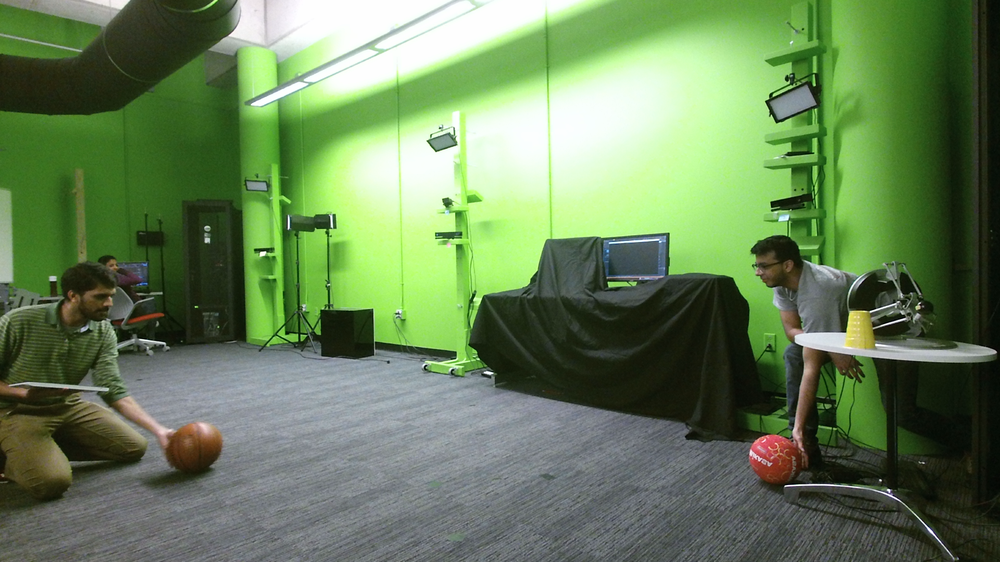
#> input picture Colorized Depth Image/color-63647317626781.png, 1000 x 562 px, shrunk from 1920 x 1080 before the run
$ python yxs173130-hw3.py   (older library calls are emulated)
#> lines starting #> are read from the running program, lines starting #| are printed output that depends on the picture
import numpy as np
import cv2
from numpy.linalg import inv

def loadMatrix():

    file = open('InvIntrinsicIR', 'r')
    InvIntrinsicIR = []
    for line in file:
        InvIntrinsicIR.append(line.strip().split(','))
    InvIntrinsicIR = np.array(InvIntrinsicIR).astype(np.float)

    file = open('IntrinsicRGB', 'r')
    IntrinsicRGB = []
    for line in file:
        IntrinsicRGB.append(line.strip().split(','))
    IntrinsicRGB = np.array(IntrinsicRGB).astype(np.float)

    file = open('TransformationD-C', 'r')
    Transformation = []
    for line in file:
        Transformation.append(line.strip().split(','))
    Transformation = np.array(Transformation).astype(np.float)
    file.close()

    return InvIntrinsicIR, IntrinsicRGB, Transformation

# [89 lines left out: functions colorizedImage, color_detect, compute_velocity, not called in this run]

if __name__ == "__main__":
    rgbImg_initial = cv2.imread('color-63647317626781.png')
#> rgbImg_initial is the input picture: shape (562, 1000, 3); mean B, G, R 88.8, 129, 103.9
    depthImg_initial = cv2.imread('depth-63647317626781.png',cv2.IMREAD_ANYDEPTH)
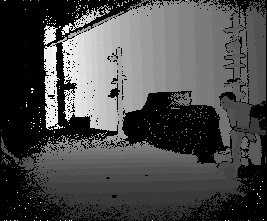
#> input picture Colorized Depth Image/depth-63647317626781.png, 267 x 221 px, shrunk from 512 x 424 before the run
#> depthImg_initial is the input picture: shape (221, 267) uint16; min 0, max 7999, mean 2425
    rgbImg_final = cv2.imread('color-63647317628081.png')
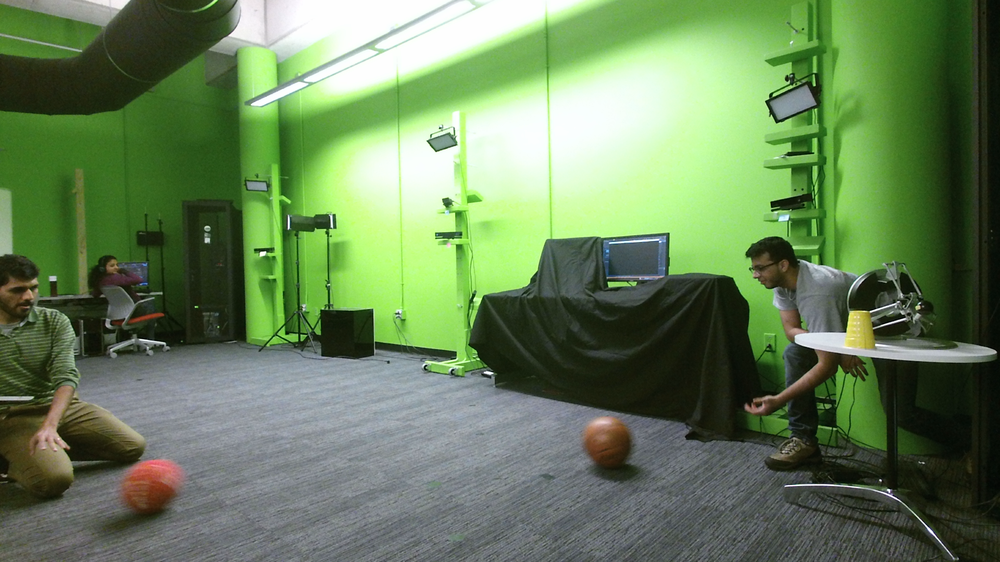
#> input picture Colorized Depth Image/color-63647317628081.png, 1000 x 562 px, shrunk from 1920 x 1080 before the run
#> rgbImg_final is the input picture: shape (562, 1000, 3); mean B, G, R 89.6, 129.3, 104.1
    depthImg_final = cv2.imread('depth-63647317628081.png',cv2.IMREAD_ANYDEPTH)
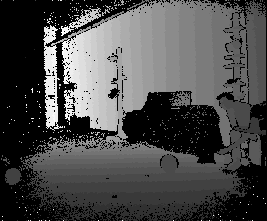
#> input picture Colorized Depth Image/depth-63647317628081.png, 267 x 221 px, shrunk from 512 x 424 before the run
#> depthImg_final is the input picture: shape (221, 267) uint16; min 0, max 7999, mean 2426.8

#> (the run stopped early here; a loop or call above may not have finished)
